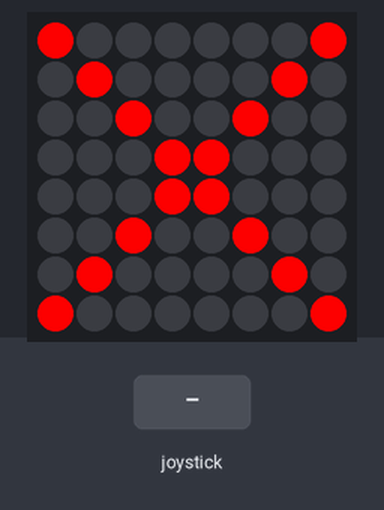
The program below on a simulated Raspberry Pi (BCM pin numbers) with a Sense HAT. On the bench: the Sense HAT's 8×8 RGB LED matrix. Inputs (shaded band) come from the test bench. Random numbers come from a fixed seed; what the program prints to the terminal is not drawn.

Above: at 1.2 s.
1.3 s: joystick pushed up
At 2.1 s:
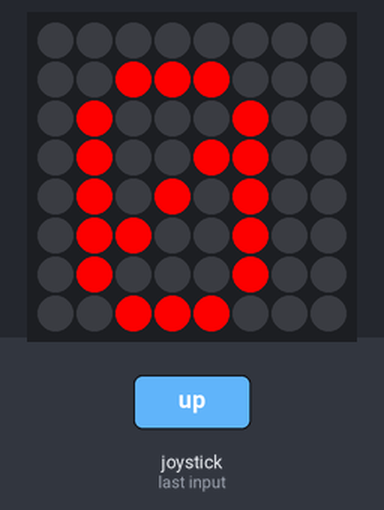
2.8 s: joystick pushed down
At 3.3 s:
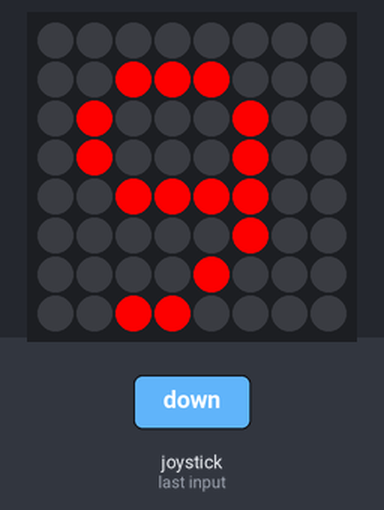
4.3 s: joystick clicked
At 5.5 s:
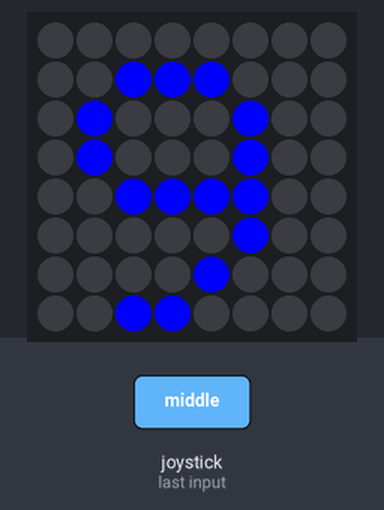
5.8 s: joystick pushed left
At 6.8 s:
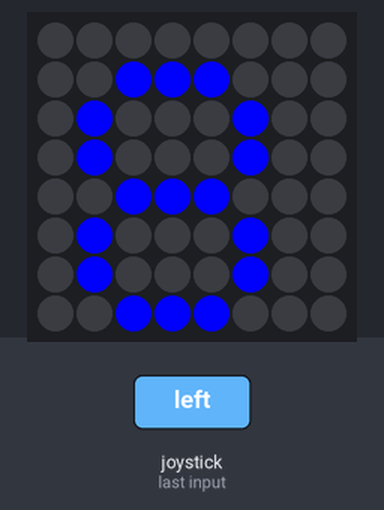
7.3 s: joystick clicked
At 7.9 s:
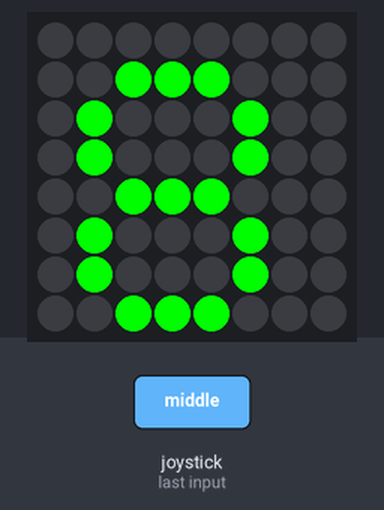
8.8 s: joystick pushed right
At 10.2 s:
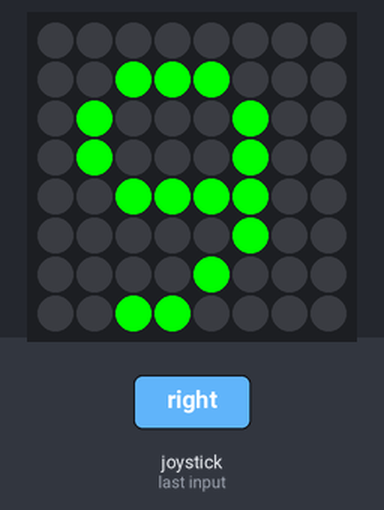
Timing chart, 0 to 11.3 s (numbered marks = the images above; inputs shaded):
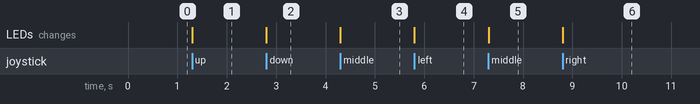

The program:

Joystick_Counter_0_to_9.py
```python
from sense_hat import SenseHat
import time
import random

sense = SenseHat()

def base():
    r = [255,0,0]
    e = [0,0,0]
    image = [
            r,e,e,e,e,e,e,r,
            e,r,e,e,e,e,r,e,
            e,e,r,e,e,r,e,e,
            e,e,e,r,r,e,e,e,
            e,e,e,r,r,e,e,e,
            e,e,r,e,e,r,e,e,
            e,r,e,e,e,e,r,e,
            r,e,e,e,e,e,e,r
            ]
    sense.set_pixels(image)

try:
    base()
    print('\n\t[*] Use Joystick to start the counter.\n')
    counter = 0
    rightFlag = 0
    leftFlag = 0
    pointer = 0
    colour = [255,0,0]
    colour_flag = 1 # 1-Red, 2-Green, 3-Blue, 4-White, 5-Orange, 6-Yellow, 7-Indigo, 8-Violet
    while True:
        event = sense.stick.wait_for_event()
        #print('\t->\tDirection: {}\tAction: {}'.format(event.direction,event.action))
        if event.direction in ["right", "up"] and event.action in ["pressed"]:
            if(rightFlag>=0 and rightFlag<=9):
                pointer = rightFlag
                sense.show_letter(str(pointer),text_colour=colour)
                rightFlag = pointer + 1
                leftFlag = pointer - 1
            else:
                pointer = 0
                sense.show_letter(str(pointer),text_colour=colour)
                rightFlag = pointer + 1
                leftFlag = 9
        elif event.direction in ["left", "down"] and event.action in ["pressed"]:
            if(leftFlag>=0 and leftFlag<=9):
                pointer = leftFlag
                sense.show_letter(str(pointer),text_colour=colour)
                rightFlag = pointer + 1
                leftFlag = pointer - 1
            else:
                pointer = 9
                sense.show_letter(str(pointer),text_colour=colour)
                rightFlag = 0
                leftFlag = pointer - 1
        elif event.direction in ["middle"] and event.action in ["pressed"]:
            colour_flag = random.randint(1,8)
            if(colour_flag==1):
                colour = [255,0,0]
            elif(colour_flag==2):
                colour = [0,255,0]
            elif(colour_flag==3):
                colour = [0,0,255]
            elif(colour_flag==4):
                colour = [255,255,255]
            elif(colour_flag==5):
                colour = [255,127,0]
            elif(colour_flag==6):
                colour = [255,255,0]
            elif(colour_flag==7):
                colour = [75,0,130]
            else:
                colour = [159,0,255]
            sense.show_letter(str(pointer),text_colour=colour)
        else:
            pass
except KeyboardInterrupt:
    print('\n\n\t [*] Keyboard Interrupt. Aborting !!!\n')
    sense.clear()
    time.sleep(1)
```

Measured:
- after the input at 1.3 s, the LEDs: change at once (image 1)
- after the input at 2.8 s, the LEDs: change at once (image 2)
- after the input at 4.3 s, the LEDs: change at once (image 3)
- after the input at 5.8 s, the LEDs: change at once (image 4)
- after the input at 7.3 s, the LEDs: change at once (image 5)
- after the input at 8.8 s, the LEDs: change at once (image 6)
